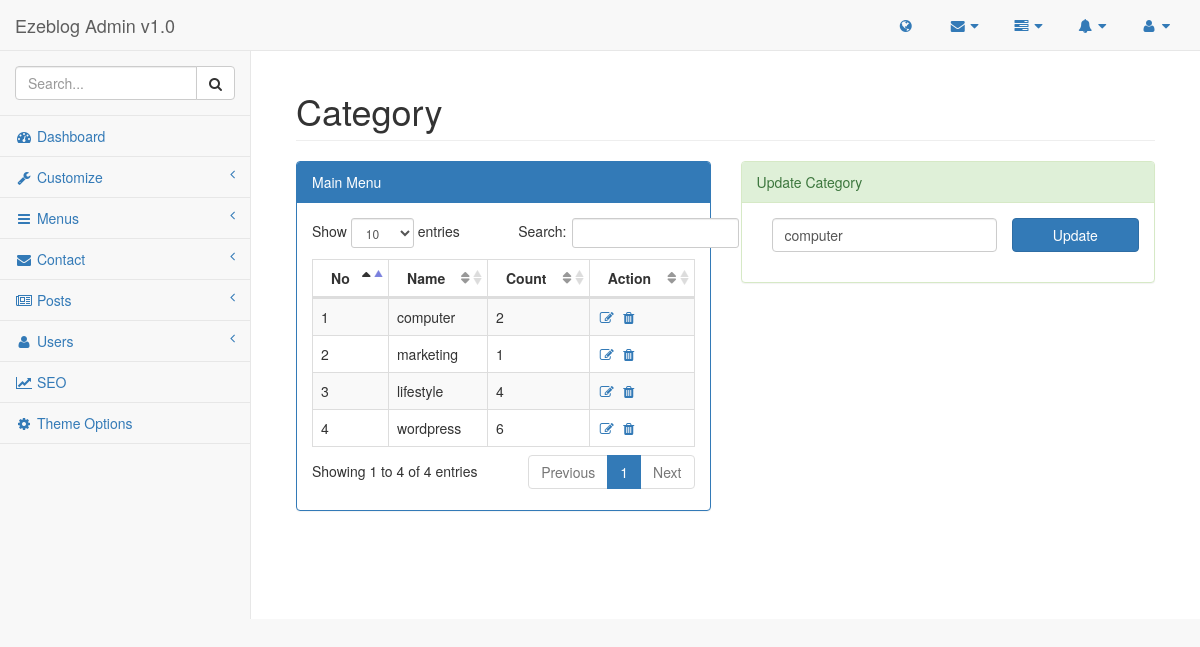
/admin/pages/editcategory.php?edit=4 (signed in), run on the app's committed database.
### tables this page shows
CREATE TABLE `list_category` (
  `id` int(11) NOT NULL,
  `name` varchar(255) NOT NULL,
  `slug` varchar(255) NOT NULL
);

### lib/database.php (called while the page is built, shortened)
<?php
Class Database{
    public $host   = DB_HOST;
    public $user   = DB_USER;
    public $pass   = DB_PASS;
    public $name   = DB_NAME;
    public $link;
    private function connectDB(){
        $this->link = new mysqli($this->host, $this->user, $this->pass, $this->name);
    }
    public function select($query){
        $result = $this->link->query($query) or die($this->link->error.__LINE__);
        if($result->num_rows > 0){
            return $result;
        } else {
            return false;
        }
    }
}
?>

### admin/pages/editcategory.php (the view, shortened to what this page needs)
<?php include '../inc/header.php'; ?>
<?php include '../inc/sidebar.php'; ?>
<?php
    if(!isset($_GET['edit']) || $_GET['edit'] == NULL){
        echo "<script type='text/javascript'> window.location ='category.php'; </script>";
    }else{
        $id = $_GET['edit'];
    }
?>
<div id="page-wrapper">
    <div class="container-fluid">
        <div class="row">
            <div class="col-lg-12">
                <h1 class="page-header">Category</h1>
            </div>
            <div id="menu-panel">
                <div class="col-lg-6">
                    <div class="panel panel-primary">
                        <div class="panel-heading">
                            Main Menu
                        </div>
                        <div class="panel-body">
                            <table width="100%" class="table table-striped table-bordered table-hover" id="dataTables-subscribe">
                                <thead>
                                <tr>
                                    <th>No</th>
                                    <th>Name</th>
                                    <th>Count</th>
                                    <th>Action</th>
                                </tr>
                                </thead>
                                <tbody>
                                <?php
                                $query = "SELECT * FROM list_category ORDER BY id DESC";
                                $category = $database->select($query);
                                if($category){
                                    $i = 0;
                                    while($result = $category->fetch_assoc()){
                                        $i++
                                 ?>
                                        <tr class="odd gradeX">
                                            <td><?php echo $i; ?></td>
                                            <td  class="center"><?php echo $result['name']; ?></td>
                                            <td>
                                            <?php
                                                $catid = $result['id'];
                                                $query = "SELECT * FROM list_posts WHERE category = '$catid' ";
                                                $catcount = $database->select($query);
                                                if($catcount){
                                                    $count = mysqli_num_rows($catcount);
                                                    echo $count;
                                                }else{
                                                    echo 0;
                                                }
                                            ?>
                                            </td>
                                            <td  class="center"> <a href="editcategory.php?edit=<?php echo $result['id']; ?>"><i class="fa fa-edit  fa-fw"></i></a>  <a onclick="return confirm('Are you sure?')" href="?delete=<?php echo $result['id']; ?>"><i class="fa fa-trash  fa-fw"></i></a>  </td>
                                        </tr>
                                        <?php
                                    }
                                }
                                ?>
                                </tbody>
                            </table>
                        </div>
                    </div>
                </div>
                <div class="col-lg-6">
                    <div class="panel panel-success">
                        <div class="panel-heading">
                            Update Category
                        </div>
                        <div class="panel-body">
                            <form action="" method="post">
                                <?php
                                    $query = "SELECT * FROM list_category WHERE id = '$id' ";
                                    $category = $database->select($query);
                                    if($category){
                                    while($result = $category->fetch_assoc()){
                                ?>
                                <div class="form-group col-md-8">
                                    <input type="text" name="name" class="form-control" id="inputPassword2" value="<?php echo $result['name']; ?>">
                                </div>
                                <?php
                                        }
                                    }
                                ?>
                                <input type="submit" class="btn btn-primary col-md-4" value="Update">
                            </form>
                        </div>
                    </div>
                </div>
            </div>
        </div>
    </div>
</div>
<?php include '../inc/footer.php'; ?>

### data on the page
list_category: name "computer", count "2"
list_category: name "marketing", count "1"
list_category: name "lifestyle", count "4"
list_category: name "wordpress", count "6"
